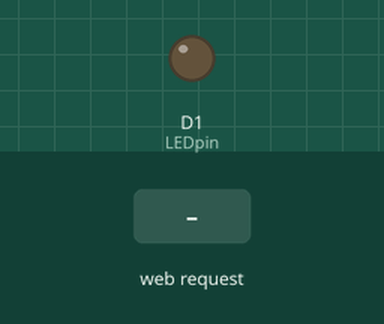
This sketch was run on a simulated ESP8266 (NodeMCU). Shown: output pins drawn as LEDs (lit = HIGH). Inputs (shaded band) come from the test bench. What the sketch prints to the serial monitor is not drawn.

Above: at 1.2 s.
1.3 s: HTTP request GET /click received
At 1.8 s:
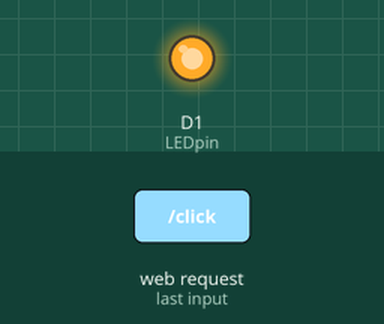
Timing chart, 0 to 4.3 s (numbered marks = the images above; inputs shaded):
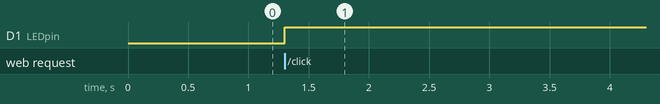

Measured:
- after the input at 1.3 s, D1 (LEDpin): LOW → HIGH at once

The sketch:

ESP_ap_interface.ino
```cpp
/*
 *
 *  Credits to :
 *
 *  Access Point Example from
 *    https://randomnerdtutorials.com/esp8266-nodemcu-access-point-ap-web-server/
 *
 *
 *  Captive Portal from
 *    https://www.hackster.io/rayburne/esp8266-captive-portal-5798ff
 *
 *  Reference :
 *
 *   - Async Web server
 *     https://github.com/me-no-dev/ESPAsyncWebServer
 *
 */
#include <Arduino.h>
#include <ESP8266WiFi.h>
//#include <Hash.h>
#include <ESPAsyncTCP.h>
#include <ESPAsyncWebServer.h>
#include <DNSServer.h>

// ################################### HTML
const char index_html[] PROGMEM = R"rawliteral(       // ################################### HTML

<!DOCTYPE HTML><html>
<head>
  <meta content="text/html;charset=utf-8" http-equiv="Content-Type">
  <meta content="utf-8" http-equiv="encoding">
  <meta name="viewport" content="width=device-width, initial-scale=1">
  <style>

    html {
     font-family: Arial;
     display: inline-block;
     margin: 0px auto;
     background-color: black;
     color: white;
    }

    h2 { font-size: 2.0rem; }
    p { font-size: 2.0rem; }

    #switch {
      font-size: 2.0rem;
      background-color: lightblue;
    }

    #state {
      background-color: grey;
      padding: 8px;
    }

    #program {
      padding: 4px 20px;
      margin: 0px 30px;
    }

    td, tr {
      border: none;
    }
    td {
      width: 150px;
    }

    tr {
      margin: 100px 0px;
    }

  </style>
</head>
<body>
  <h2>Wifi Timer-Switch</h2>
  <p>
    <span id="time">20:00</span> - the device is currently : <span id="state">ON</span>
  </p>


  <table id="table">

    <tr id="in_row">
      <td id="in">Turn on in :</td>
      <td><span id="inval">2h</span></td>
      <td><input type="range" id="inslider" class="slider" min="0.25" max="12" step="0.25" value="2.0" oninput="update_slider('inval', this.value)"/></td>
    </tr>

    <tr id="then_row">
      <td id="then">Then Turn off after :</td>
      <td><span id="thenval">2h</span></td>
      <td><input type="range" id="thenslider" class="slider" min="0.25" max="12" step="0.25" value="2.0"  oninput="update_slider('thenval', this.value)"/></td>
    </tr>

    <tr id="at_row">
      <td id="at">Turn on at :</td>
      <td><span id="atval">12:00</span></td>
      <td><input type="range" id="atslider" class="slider" min="0.25" max="24" step="0.25" value="12.0" oninput="update_slider_time('atval', this.value)"/></td>
    </tr>
    <tr id="after_row">
      <td id="after">Then Turn off at :</td>
      <td><span id="afterval">21:00</span></td>
      <td><input type="range" id="afterslider" class="slider" min="0.25" max="12" step="0.25" value="21.0" oninput="update_slider_time('afterval', this.value)"/></td>
    </tr>

  </table>
  <div>
    <button id="program" onclick="program()">Program</button>
    <span id="cnsl"></span>
  </div>


</body>
<script>

var $state = document.getElementById('state');

var $inval = document.getElementById('inval');
var $in = document.getElementById('in');
var $at = document.getElementById('at');
var $then = document.getElementById('then');
var $after = document.getElementById('after');

var $in_row = document.getElementById('in_row');
var $then_row = document.getElementById('then_row');
var $at_row = document.getElementById('at_row');
var $after_row = document.getElementById('after_row');

var $cnsl = document.getElementById('cnsl');

var active_commands = [];
var all_commands = [ $at_row, $after_row, $in_row, $then_row ];


$state.onclick = function(){
  // Send http call
  var xhttp = new XMLHttpRequest();
  xhttp.open("GET", "/click", true);
  xhttp.send();

  get_state();

  // Eo f
}

// Highlight  active_commands
$in.onclick = function(){
  select_command($in_row);
}
$then.onclick = function(){
  select_command($then_row);
}
$at.onclick = function(){
  select_command($at_row);
}
$after.onclick = function(){
  select_command($after_row);
}


function select_command(div){
  if(active_commands.length==0){
    // first selected > add
    active_commands.push(div);
  }
  else if( active_commands.includes(div) ){
    // already > remove
    remove_from_list(active_commands,div);
  }
  else {
    // check about deactivating other

    if(div==$at_row){
      remove_from_list(active_commands,$in_row);
      remove_from_list(active_commands,$then_row);
    }
    else if(div==$after_row){
      remove_from_list(active_commands,$in_row);
      remove_from_list(active_commands,$then_row);
    }
    else if(div==$in_row){
      remove_from_list(active_commands,$at_row);
      remove_from_list(active_commands,$after_row);
    }
    else if(div==$then_row){
      remove_from_list(active_commands,$at_row);
      remove_from_list(active_commands,$after_row);
    }
    active_commands.push(div);
  }


  // loop through list & colour
  all_commands.forEach(function(cmd){
    if( active_commands.includes(cmd) )
      cmd.children[0].style.backgroundColor = '#1060B0';
    else
      cmd.children[0].style.backgroundColor = 'black';
  })
}


function remove_from_list(list, x){
  let idx = list.indexOf(x);
  if(idx!=-1)
    list.splice(idx,1);
}

function update_slider_time(id,val){
  let label = document.getElementById(id);
  // float to 1h 15 mins
  let hrs = Math.floor(val);
  let mins = val - hrs;
  mins *= 60;
  label.innerHTML = "";
  label.innerHTML += hrs + ":";
  if(mins==0)
    label.innerHTML += '00';
  else
    label.innerHTML += mins;
}

function update_slider(id,val){
  let label = document.getElementById(id);
  // float to 1h 15 mins
  let hrs = Math.floor(val);
  let mins = val - hrs;
  mins *= 60;
  label.innerHTML = "";

  if(hrs!=0)
    label.innerHTML += hrs + "h ";
  if(mins!=0)
    label.innerHTML += mins + "mins ";
}

// get relay state
function get_state(){
  var xhttp = new XMLHttpRequest();
  xhttp.onreadystatechange = function() {
    if (this.readyState == 4 && this.status == 200)
    {
      // $state = this.responseText;
      if(this.responseText=='1')
      {
        $state.innerHTML = 'ON'
        $in.innerHTML = 'Turn off in : ';
        $then.innerHTML = 'Then Turn on after :';
        $at.innerHTML = 'Turn off at :';
        $after.innerHTML = 'Then Turn on at :';
      }
      else {
        $state.innerHTML = 'OFF'
        $in.innerHTML = 'Turn on in : ';
        $then.innerHTML = 'Then Turn off after :';
        $at.innerHTML = 'Turn on at :';
        $after.innerHTML = 'Then Turn off at :';

      }
    }
  };
  xhttp.open("GET", "/get_state", true);
  xhttp.send();
}

get_state();

function program(){
  // send current program
  // lets just do no checking for now : )
  active_commands.forEach(function(cmd){
    let val = cmd.children[2].firstChild.value;
    console.log(cmd.id, val);
  });
}


</script>
</html>

)rawliteral";       // ################################### HTML
// ################################### HTML

// * Initialisations

const char* ssid     = "ESP8266-Access-Point";
const char* password = "eeesssppp";

AsyncWebServer server(80);
DNSServer         dnsServer;


// * Variables

uint8_t LEDstate = 0;
uint8_t LEDpin = D1;    // LED_BUILTIN


// * Functions

// Replaces placeholder with DHT values
String processor(const String& var){
  //Serial.println(var);
//  if(var == "TEMPERATURE"){
//    return String(t);
//  }
//  else if(var == "HUMIDITY"){
//    return String(h);
//  }
//  return String();
}


//      ***************     SETUP     ***************


void setup(){

  Serial.begin(115200);
  Serial.print("Setting AP (Access Point)…");

  // .softAP(const char* ssid, const char* password, int channel, int ssid_hidden, int max_connection)
  WiFi.softAP(ssid );
  IPAddress IP = WiFi.softAPIP();
//  Serial.println(WiFi.localIP()); // AP IP addr
  dnsServer.start(53, "*", IP);   // DNS & Captive

  // * Server Routing

  server.on("/", HTTP_GET, [](AsyncWebServerRequest *request){
    request->send_P(200, "text/html", index_html );
  });
  server.on("/get_state", HTTP_GET, [](AsyncWebServerRequest *request){
    request->send_P(200, "text/plain", String(LEDstate).c_str());
  });

  server.on("/click", HTTP_GET,  [](AsyncWebServerRequest *request){

    // * Switch
    LEDstate = !LEDstate;
    digitalWrite(LEDpin, LEDstate);
    // reply with new LED state
    //request->send_P(200, "text/plain", String(LEDstate).c_str());
    request->send_P(200, "text/html", index_html );
  });

  // * Captive answer all

  server.onNotFound([](AsyncWebServerRequest *request){
    //request->send(404);
    request->send_P(200, "text/html", index_html );
  });

//  server.onNotFound(NULL); // remove handler

  // * Outputs
  // TODO : store state in EEPROM
  // TODO : Input button wake up
  pinMode(LEDpin, OUTPUT);
  digitalWrite(LEDpin, LEDstate);

  // * Start server
  server.begin();
}

void loop(){
  // TODO : Sleep mode
  // TODO : check current time

  // Not asynchronous?
  dnsServer.processNextRequest();

  // Eo loop
}
```
